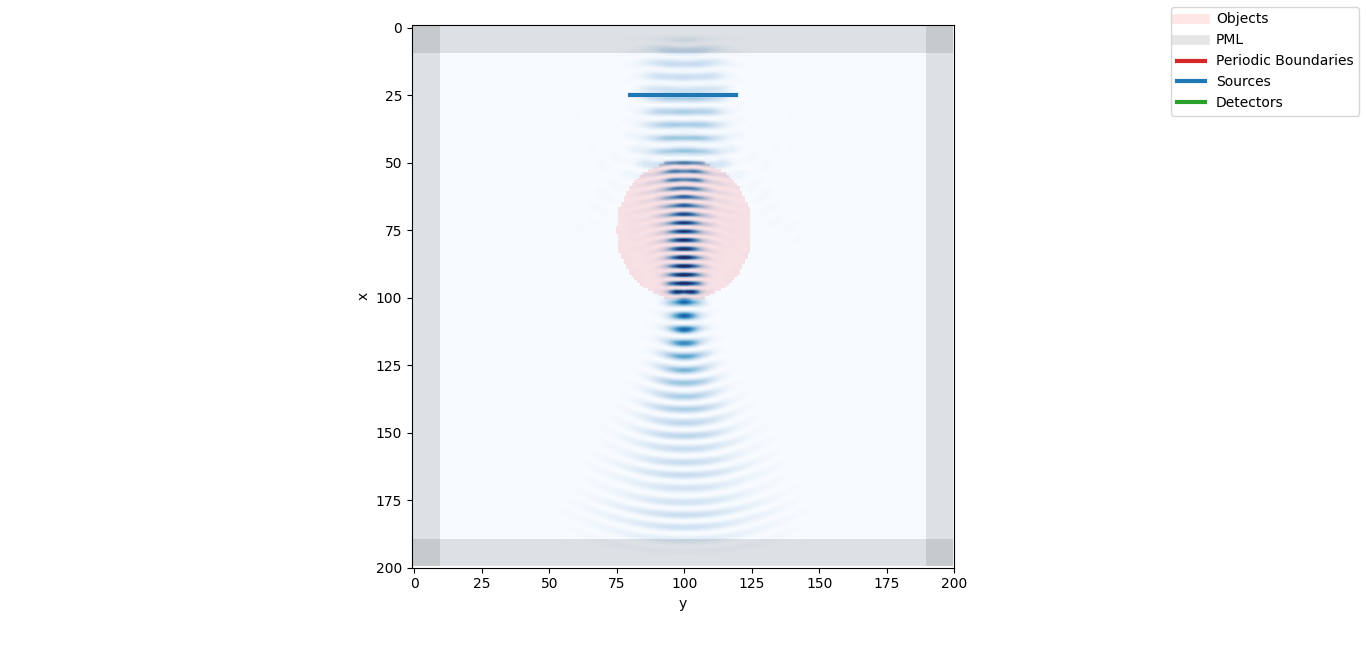

Write Python code to recreate this figure.
from fdtd_venv import fdtd_mod as fdtd
from numpy import arange, flip, meshgrid, array
from matplotlib.pyplot import plot, show

def main():
	grid = fdtd.Grid(shape=(200, 200, 1), grid_spacing=155e-9)

	lens_width = 10
	lens_order = 3
	lens_radius = 25
	x, y = arange(-90, 90, 1), arange(lens_radius-lens_order*lens_width/2, lens_radius, 1)
	X, Y = meshgrid(x, y)
	lens_mask = X**2 + Y**2 <= lens_radius**2
	for j, col in enumerate(lens_mask.T):
		for i, val in enumerate(flip(col)):
			if val:
				grid[50+i%(lens_width//2):50+lens_width-i%(lens_width//2), j+10:j+11, 0] = fdtd.Object(permittivity=1.5**2, name=str(i)+","+str(j))
				break

	grid[25, 80:120, 0] = fdtd.LineSource(period=1550e-9/3e8, name="source")

	grid[30:130, 100, 0] = fdtd.LineDetector(name="LineDetector")
	grid[30:130, 75:125, 0] = fdtd.BlockDetector(name="BlockDetector")

	grid[0:10, :, :] = fdtd.PML(name="pml_xlow")
	grid[-10:, :, :] = fdtd.PML(name="pml_xhigh")
	grid[:, 0:10, :] = fdtd.PML(name="pml_ylow")
	grid[:, -10:, :] = fdtd.PML(name="pml_yhigh")

	grid.run(total_time=300)
	grid.visualize(z=0, show=True)
	#E_val = array(grid.detector.detector_values()['E'])
	#arr = []
	#for i in range(100):
		#temp = E_val[:, i, 2]
		#arr.append(max(temp) - min(temp))
	#print("Max index:", 30+arr.index(max(arr)))
	#plot(arange(30, 130, 1), arr)
	#show()
	fdtd.dB_map_2D(array(grid.detectors[1].detector_values()['E'][200:]))

if __name__ == "__main__":
	main()
